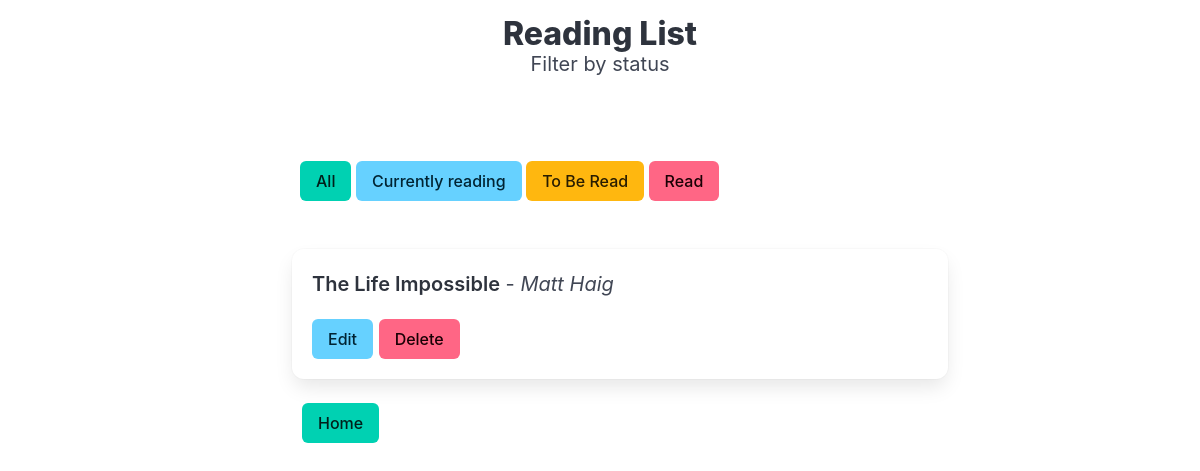
Page /view/to_be_read on the earlier database version.
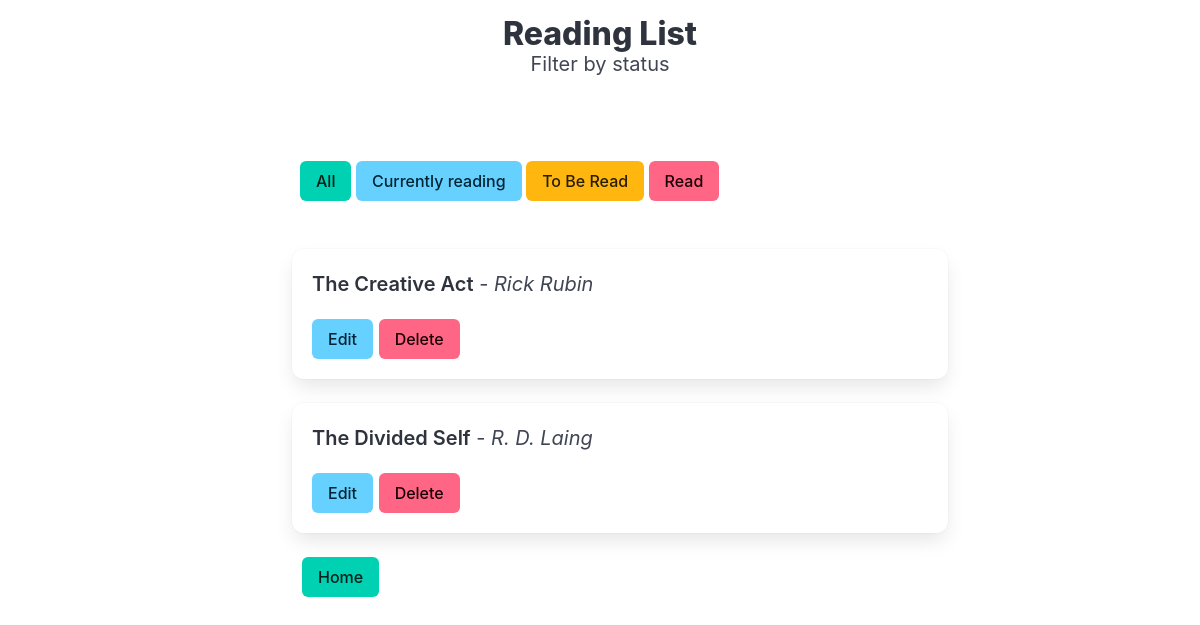
Same page on the later database version.
### tables this page shows
CREATE TABLE book (
            book_id INTEGER PRIMARY KEY AUTOINCREMENT,
            title TEXT NOT NULL,
            author TEXT NOT NULL,
            status TEXT,
            added_at TEXT NOT NULL
        );

### app.py (the view)
@app.route('/view/<status>')
def viewbystatus(status):
    books = get_books_by_status(status)
    return render_template('viewtitle.html', books = books, current_status = status)

### database.py (called while the page is built)
def get_db():
    conn = sqlite3.connect('book.db')
    conn.row_factory = sqlite3.Row
    return conn

def get_books_by_status(status):
    conn = get_db()
    cursor = conn.cursor()
    books = cursor.execute('SELECT * FROM book where status = ?', (status,)).fetchall()
    result = []
    for book in books:
        result.append({
            'id': book['book_id'],
            'title': book['title'],
            'author': book['author'],
            'status': book['status']
        })
    conn.close()
    return result

### templates/viewtitle.html (shortened to what this page needs)
<!DOCTYPE html>
<html lang="en">
<head>
    <link rel="stylesheet" href="https://cdn.jsdelivr.net/npm/bulma@1.0.4/css/bulma.min.css">
    <link rel="stylesheet" href="../static/style.css">
</head>
<body>
    <h1 class="title has-text-centered mt-4">Reading List</h1>
    <h2 class="subtitle has-text-centered">Filter by status</h2>
    <div class="column is-three-fifths is-offset-one-fifth">
        <div class="section">
            <a href="/view"><button class="button is-primary">All</button></a>
            <a href="/view/currently_reading"><button class="button is-info">Currently reading</button></a>
            <a href="/view/to_be_read"><button class="button is-warning">To Be Read</button></a>
            <a href="/view/read"><button class="button is-danger">Read</button></a>
        </div>
        <div class="content is-medium">
            <ul>
                {% for book in books %}
                <li class="box">
                    <p class="listing"><strong>{{ book.title }}</strong> - <em>{{ book.author}}</em></p>
                    <a href="/edit/{{ book.id }}"><button class="button is-info">Edit</button></a>
                    <form method="POST" action="/delete/{{ book.id }}" style="display: inline;">
            <button class="button is-danger" type="submit" onclick="return confirm('Delete this book?')">Delete</button>
        </form>
                </li>
                {% endfor %}
            </ul>
        </div>
        <a href="{{url_for('tracker')}}" id="homebutton">
                <button class="button is-primary">Home</button>
            </a>
    </div>
</body>
</html>

Differences in the rows shown:
no longer on this page (row edited): book: title "The Life Impossible", author "Matt Haig"
added book: title "The Creative Act", author "Rick Rubin"
added book: title "The Divided Self", author "R. D. Laing"
